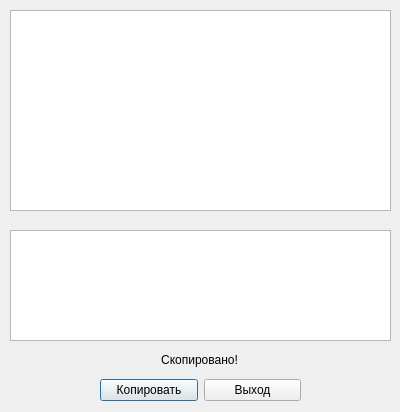
<?xml version="1.0" encoding="UTF-8"?>
<ui version="4.0">
 <class>Dialog</class>
 <widget class="QDialog" name="Dialog">
  <property name="geometry">
   <rect>
    <x>0</x>
    <y>0</y>
    <width>400</width>
    <height>412</height>
   </rect>
  </property>
  <property name="windowTitle">
   <string>Dialog</string>
  </property>
  <widget class="QWidget" name="horizontalLayoutWidget">
   <property name="geometry">
    <rect>
     <x>100</x>
     <y>350</y>
     <width>201</width>
     <height>80</height>
    </rect>
   </property>
   <layout class="QHBoxLayout" name="horizontalLayout">
    <item>
     <widget class="QPushButton" name="Copy_Button">
      <property name="text">
       <string>Копировать</string>
      </property>
     </widget>
    </item>
    <item>
     <widget class="QPushButton" name="Exit_Button">
      <property name="text">
       <string>Выход</string>
      </property>
     </widget>
    </item>
   </layout>
  </widget>
  <widget class="QTextBrowser" name="Errors">
   <property name="geometry">
    <rect>
     <x>10</x>
     <y>230</y>
     <width>381</width>
     <height>111</height>
    </rect>
   </property>
  </widget>
  <widget class="QTextBrowser" name="Text">
   <property name="geometry">
    <rect>
     <x>10</x>
     <y>10</y>
     <width>381</width>
     <height>201</height>
    </rect>
   </property>
  </widget>
  <widget class="QLabel" name="Copied_Label">
   <property name="enabled">
    <bool>true</bool>
   </property>
   <property name="geometry">
    <rect>
     <x>14</x>
     <y>350</y>
     <width>371</width>
     <height>20</height>
    </rect>
   </property>
   <property name="text">
    <string>Скопировано!</string>
   </property>
   <property name="alignment">
    <set>Qt::AlignCenter</set>
   </property>
  </widget>
 </widget>
 <resources/>
 <connections/>
</ui>
